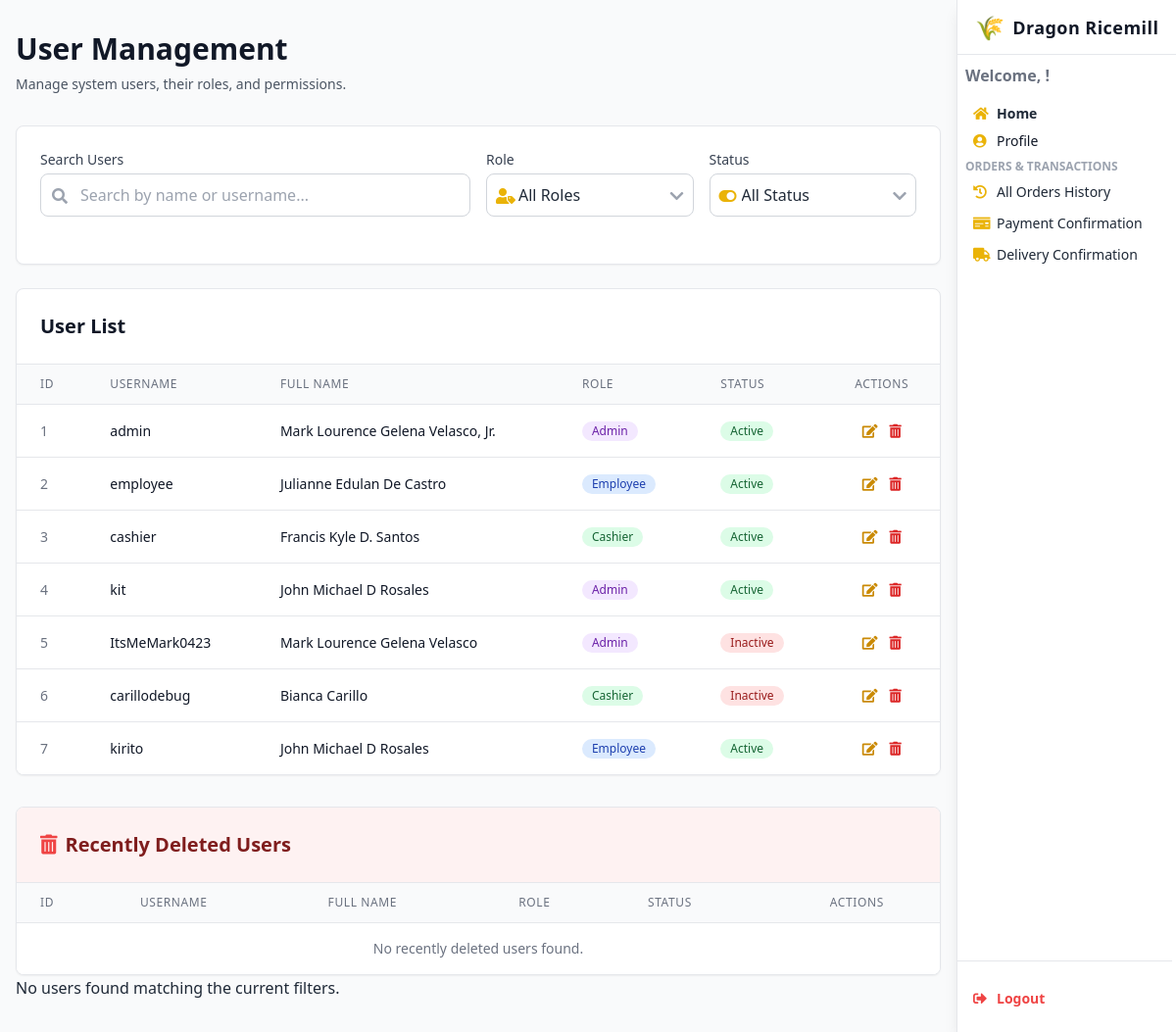
Page /edituser/ on the earlier database version.
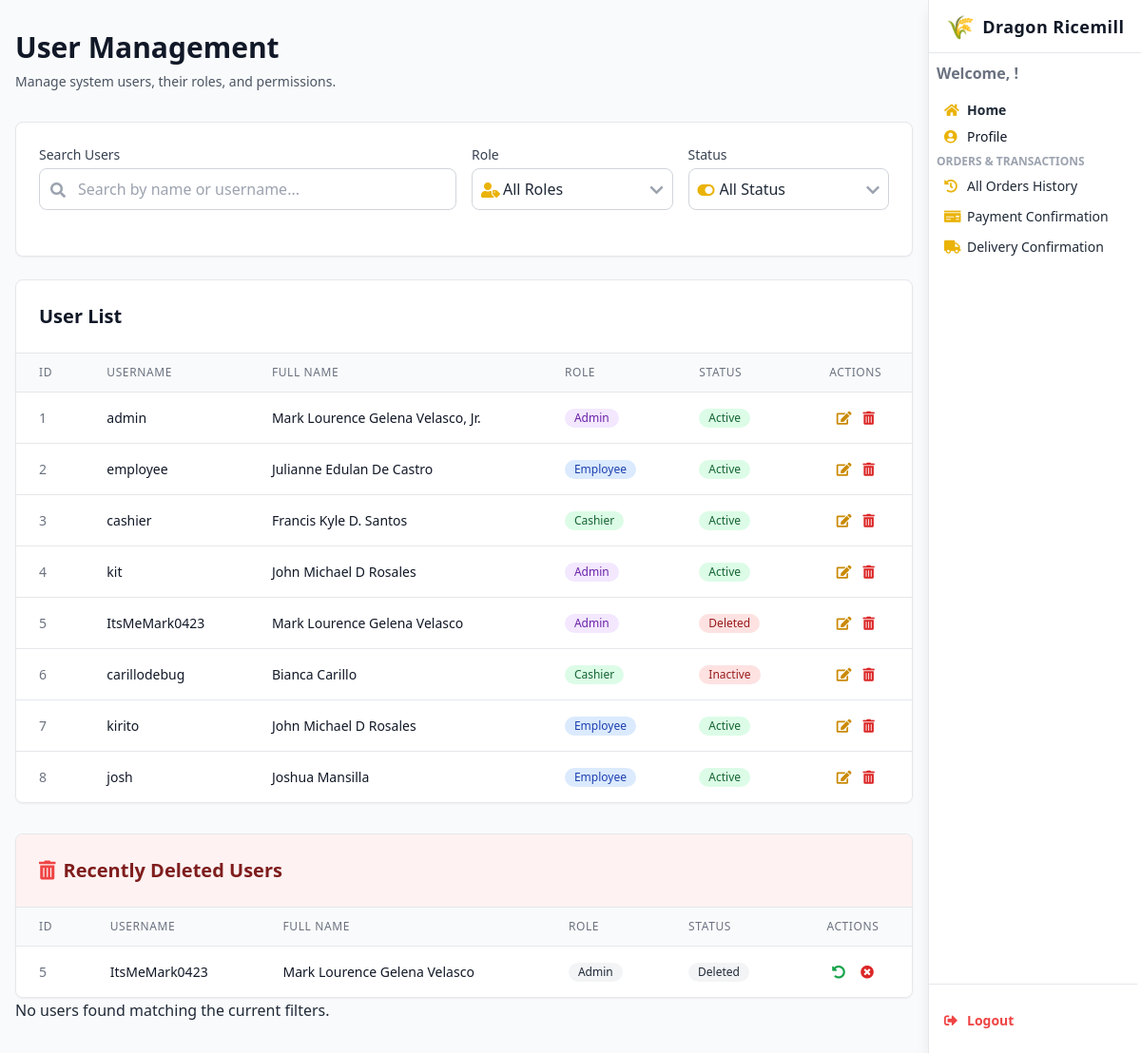
Same page on the later database version.
### webapp/models.py (models this page shows, shortened)
class Employee(models.Model):
    EmployeeID = models.AutoField(primary_key=True)
    FirstName = models.CharField(max_length=50)
    MiddleName = models.CharField(max_length=50, blank=True, null=True)
    LastName = models.CharField(max_length=50)
    Suffix = models.CharField(max_length=20, blank=True, null=True)
    Role = models.CharField(max_length=100)
    Username = models.CharField(max_length=50, unique=True)
    Email = models.EmailField(max_length=254, unique=True, null=True, blank=True)
    Password = models.CharField(max_length=50)
    Account_Status = models.CharField(max_length=20, default='inactive')
    class Meta:
        db_table = 'employee'

### webapp/views.py (the view)
# urls.py: path("edituser/", views.edituser, name="edituser"),
def edituser(request, EmployeeID=None):
    search_query = request.GET.get('search', '')
    role_filter = request.GET.get('role', '').lower()
    status_filter = request.GET.get('status', '').lower()
    users = Employee.objects.all().order_by('EmployeeID')
    if search_query:
        users = users.filter(
            Q(Username__icontains=search_query) |
            Q(FirstName__icontains=search_query) |
            Q(LastName__icontains=search_query)
        )
    if role_filter:
        users = users.filter(Role__iexact=role_filter)
    if status_filter:
        users = users.filter(Account_Status__iexact=status_filter)
    page_number = request.GET.get('page', 1)
    paginator = Paginator(users, 10)  # Show 10 users per page
    users_page = paginator.get_page(page_number)
    deleted_users = Employee.objects.filter(Account_Status__iexact='deleted').order_by('EmployeeID')
    deleted_paginator = Paginator(deleted_users, 10)
    deleted_page = deleted_paginator.get_page(request.GET.get('deleted_page', 1))
    if EmployeeID:
        selected_user = get_object_or_404(Employee, EmployeeID=EmployeeID)
        if request.method == "POST":
            selected_user.FirstName = request.POST.get("FirstName")
            selected_user.MiddleName = request.POST.get("MiddleName")
            selected_user.LastName = request.POST.get("LastName")
            selected_user.Suffix = request.POST.get("Suffix")
            selected_user.Role = request.POST.get("Role")
            selected_user.Username = request.POST.get("Username")
            selected_user.Password = request.POST.get("Password")
            selected_user.Account_Status = request.POST.get("Account_Status")
            selected_user.save()
            success_message = "User updated successfully!"
            return redirect('edituser', EmployeeID=EmployeeID)
    else:
        selected_user = None
    all_roles = ['Admin', 'Employee', 'Cashier']
    all_statuses = ['Active', 'Inactive']
    context = {
        'users': users_page,
        'deleted_users': deleted_page,
        'selected_user': selected_user,
        'all_roles': all_roles,
        'all_statuses': all_statuses,
        'current_role': role_filter.capitalize() if role_filter else '',
        'current_status': status_filter.capitalize() if status_filter else '',
    }
    return render(request, 'edituser.html', context)

### webapp/templates/edituser.html (shortened to what the changed rows need)
{% load humanize %}
<!DOCTYPE html>
<html lang="en">
<head>
  <script src="https://cdn.tailwindcss.com"></script>
  <link href="https://cdnjs.cloudflare.com/ajax/libs/font-awesome/5.15.3/css/all.min.css" rel="stylesheet" />
</head>
<body class="bg-gray-50 text-gray-800 min-h-screen font-sans leading-relaxed overflow-x-hidden">
<div id="mainContent" class="lg:mr-56 min-h-screen bg-gray-50 transition-all duration-300">
  <main class="max-w-7xl mx-auto px-4 py-8">
    <div class="mb-8">
      <h1 class="text-3xl font-bold text-gray-900">User Management</h1>
    </div>
    <div class="bg-white rounded-lg shadow-sm border border-gray-200 overflow-hidden fade-in">
      <div class="p-6 border-b border-gray-200">
        <h2 class="text-xl font-bold text-gray-900">User List</h2>
      </div>
      <div class="overflow-x-auto">
        <table class="min-w-full divide-y divide-gray-200">
          <thead class="bg-gray-50">
            <tr>
              <th class="px-6 py-3 text-left text-xs font-medium text-gray-500 uppercase tracking-wider">ID</th>
              <th class="px-6 py-3 text-left text-xs font-medium text-gray-500 uppercase tracking-wider">Username</th>
              <th class="px-6 py-3 text-left text-xs font-medium text-gray-500 uppercase tracking-wider">Full Name</th>
              <th class="px-6 py-3 text-left text-xs font-medium text-gray-500 uppercase tracking-wider">Role</th>
              <th class="px-6 py-3 text-left text-xs font-medium text-gray-500 uppercase tracking-wider">Status</th>
              <th class="px-6 py-3 text-center text-xs font-medium text-gray-500 uppercase tracking-wider">Actions</th>
            </tr>
          </thead>
          <tbody class="bg-white divide-y divide-gray-200">
            {% for user in users %}
            <tr class="user-row table-row-hover"
                data-role="{{ user.Role|lower }}"
                data-status="{{ user.Account_Status|lower }}">
              <td class="px-6 py-4 whitespace-nowrap text-sm text-gray-500">{{ user.EmployeeID }}</td>
              <td class="px-6 py-4 whitespace-nowrap text-sm font-medium text-gray-900">{{ user.Username }}</td>
              <td class="px-6 py-4 whitespace-nowrap text-sm text-gray-900">
                {{ user.FirstName }}{% if user.MiddleName %} {{ user.MiddleName }}{% endif %} {{ user.LastName }}{% if user.Suffix %}, {{ user.Suffix }}{% endif %}
              </td>
              <td class="px-6 py-4 whitespace-nowrap text-sm text-gray-900">
                <span class="inline-flex items-center px-2.5 py-0.5 rounded-full text-xs font-medium
                  {% if user.Role == 'admin' %}bg-purple-100 text-purple-800
                  {% elif user.Role == 'employee' %}bg-blue-100 text-blue-800
                  {% else %}bg-green-100 text-green-800{% endif %}">
                  {{ user.Role|title }}
                </span>
              </td>
              <td class="px-6 py-4 whitespace-nowrap text-sm text-gray-900">
                <span class="inline-flex items-center px-2.5 py-0.5 rounded-full text-xs font-medium
                  {% if user.Account_Status == 'active' %}bg-green-100 text-green-800
                  {% else %}bg-red-100 text-red-800{% endif %}">
                  {{ user.Account_Status|title }}
                </span>
              </td>
              <td class="px-6 py-4 whitespace-nowrap text-sm text-gray-500 text-center">
                <div class="flex justify-center space-x-3">
                  <a href="{% url 'edituser' user.EmployeeID %}"
                     class="text-yellow-600 hover:text-yellow-900 transition-colors">
                    <i class="fas fa-edit"></i>
                  </a>
                  <form method="POST" action="{% url 'delete_user' user.EmployeeID %}" class="inline">
                    <button type="submit"
                            class="text-red-600 hover:text-red-900 transition-colors"
                            onclick="return confirm('Are you sure you want to delete this user?');">
                      <i class="fas fa-trash-alt"></i>
                    </button>
                  </form>
                </div>
              </td>
            </tr>
            {% empty %}
            <tr>
              <td colspan="6" class="px-6 py-4 text-center text-sm text-gray-500">No users found.</td>
            </tr>
            {% endfor %}
          </tbody>
        </table>
      </div>
    </div>
    <div class="mt-8 bg-white rounded-lg shadow-sm border border-gray-200 overflow-hidden fade-in">
      <div class="p-6 border-b border-gray-200 bg-red-50">
        <h2 class="text-xl font-bold text-red-900">
          <i class="fas fa-trash-alt text-red-500 mr-2"></i>Recently Deleted Users
        </h2>
      </div>
      <div class="overflow-x-auto">
        <table class="min-w-full divide-y divide-gray-200">
          <thead class="bg-gray-50">
            <tr>
              <th class="px-6 py-3 text-left text-xs font-medium text-gray-500 uppercase tracking-wider">ID</th>
              <th class="px-6 py-3 text-left text-xs font-medium text-gray-500 uppercase tracking-wider">Username</th>
              <th class="px-6 py-3 text-left text-xs font-medium text-gray-500 uppercase tracking-wider">Full Name</th>
              <th class="px-6 py-3 text-left text-xs font-medium text-gray-500 uppercase tracking-wider">Role</th>
              <th class="px-6 py-3 text-left text-xs font-medium text-gray-500 uppercase tracking-wider">Status</th>
              <th class="px-6 py-3 text-center text-xs font-medium text-gray-500 uppercase tracking-wider">Actions</th>
            </tr>
          </thead>
          <tbody class="bg-white divide-y divide-gray-200">
            {% for user in deleted_users %}
            <tr class="table-row-hover">
              <td class="px-6 py-4 whitespace-nowrap text-sm text-gray-500">{{ user.EmployeeID }}</td>
              <td class="px-6 py-4 whitespace-nowrap text-sm font-medium text-gray-900">{{ user.Username }}</td>
              <td class="px-6 py-4 whitespace-nowrap text-sm text-gray-900">
                {{ user.FirstName }}{% if user.MiddleName %} {{ user.MiddleName }}{% endif %} {{ user.LastName }}{% if user.Suffix %}, {{ user.Suffix }}{% endif %}
              </td>
              <td class="px-6 py-4 whitespace-nowrap text-sm text-gray-900">
                <span class="inline-flex items-center px-2.5 py-0.5 rounded-full text-xs font-medium bg-gray-100 text-gray-800">
                  {{ user.Role|title }}
                </span>
              </td>
              <td class="px-6 py-4 whitespace-nowrap text-sm text-gray-900">
                <span class="inline-flex items-center px-2.5 py-0.5 rounded-full text-xs font-medium bg-gray-100 text-gray-800">
                  {{ user.Account_Status|title }}
                </span>
              </td>
              <td class="px-6 py-4 whitespace-nowrap text-sm text-center">
                <div class="flex justify-center space-x-4">
                  <form method="POST" action="{% url 'restore_user' user.EmployeeID %}" class="inline">
                    <button type="submit"
                            class="text-green-600 hover:text-green-900 transition-colors"
                            onclick="return confirm('Are you sure you want to restore this user?');">
                      <i class="fas fa-undo-alt"></i>
                    </button>
                  </form>
                  <form method="POST" action="{% url 'permanent_delete_user' user.EmployeeID %}" class="inline">
                    <button type="submit"
                            class="text-red-600 hover:text-red-900 transition-colors"
                            onclick="return confirm('Are you sure you want to permanently delete this user? This action cannot be undone.');">
                      <i class="fas fa-times-circle"></i>
                    </button>
                  </form>
                </div>
              </td>
            </tr>
            {% empty %}
            <tr>
              <td colspan="6" class="px-6 py-4 text-center text-sm text-gray-500">No recently deleted users found.</td>
            </tr>
            {% endfor %}
          </tbody>
        </table>
      </div>
    </div>
  </main>
</div>
</body>
</html>

Differences in the rows shown:
now on one of the page's lists (row edited): Employee: EmployeeID "5", Username "ItsMeMark0423", FirstName "Mark Lourence", MiddleName "Gelena", LastName "Velasco", Role "Admin", Account_Status "Deleted"
changed Employee "ItsMeMark0423": Account_Status "Inactive" → "Deleted"
added Employee: EmployeeID "8", Username "josh", FirstName "Joshua", LastName "Mansilla", Role "Employee", Account_Status "Active", shown under "User List"
Other differences:
text no longer shown: "No recently deleted users found."
